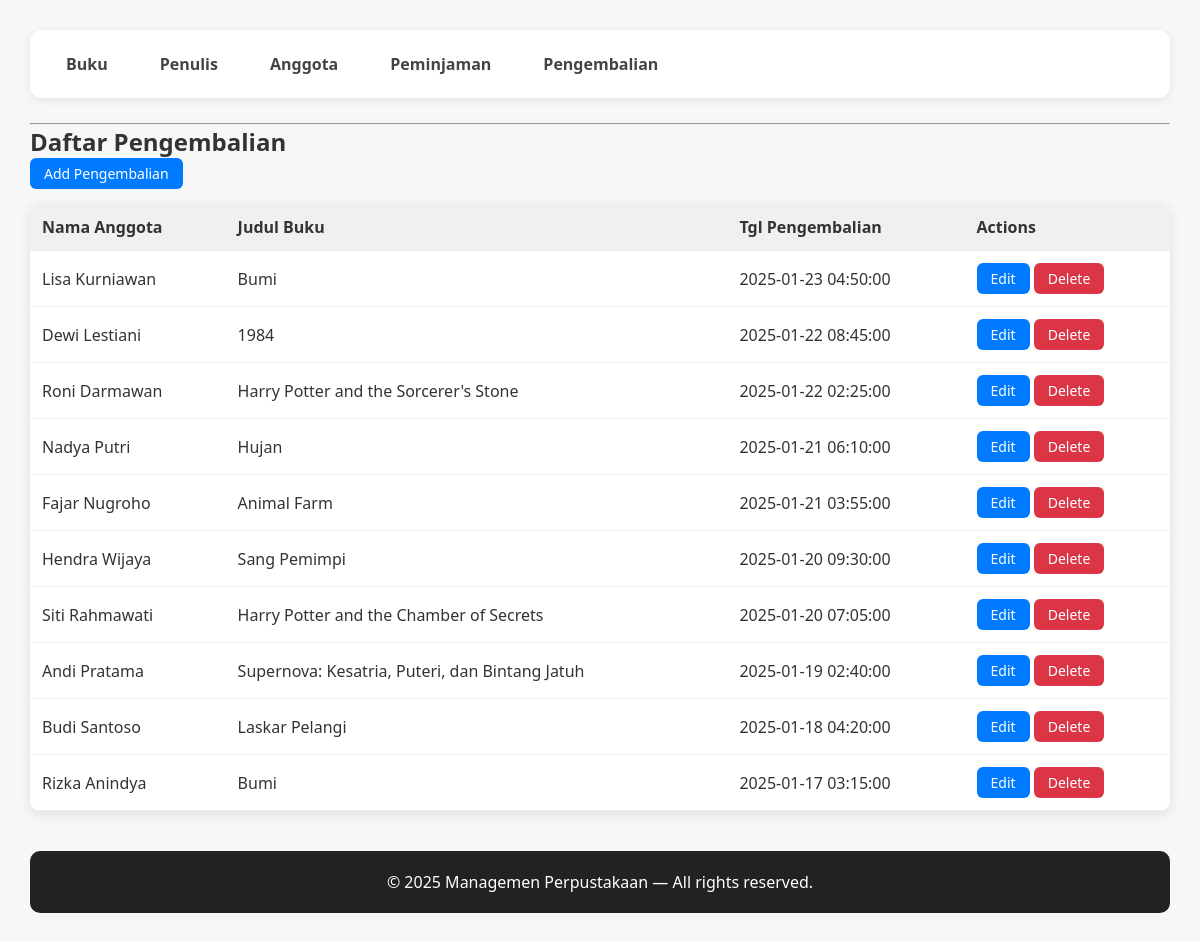
The app's page /index.php?entity=pengembalian with its own data.
### tables this page shows
CREATE TABLE `pengembalian` (
  `id_pengembalian` int(11) NOT NULL,
  `id_peminjaman` int(11) NOT NULL,
  `tanggal_pengembalian` timestamp NOT NULL DEFAULT current_timestamp()
);

CREATE TABLE `anggota` (
  `id_anggota` int(11) NOT NULL,
  `nama_anggota` varchar(255) NOT NULL,
  `email` varchar(255) NOT NULL,
  `alamat` varchar(255) NOT NULL
);

CREATE TABLE `buku` (
  `id_buku` int(11) NOT NULL,
  `judul` varchar(255) NOT NULL,
  `penulis` int(11) NOT NULL,
  `tahun_terbit` int(11) NOT NULL,
  `stok` int(11) NOT NULL
);

### models/Pengembalian.php (called while the page is built, shortened)
<?php
require_once "config/Database.php";
class Pengembalian{
    private $conn;
    private $table = "pengembalian";
    public function __construct() {
        $database = new Database();
        $this->conn = $database->getConnection();
    }
    public function getAll(){
        $query = "SELECT k.*, p.anggota AS id_anggota, p.buku AS id_buku, a.nama_anggota, b.judul
                  FROM " . $this->table . " k
                  JOIN peminjaman p ON k.id_peminjaman = p.id_peminjaman
                  JOIN anggota a ON p.anggota = a.id_anggota
                  JOIN buku b ON p.buku = b.id_buku
                  ORDER BY k.id_pengembalian DESC";
        $stmt = $this->conn->prepare($query);
        $stmt->execute();
        return $stmt->fetchAll(PDO::FETCH_ASSOC);
    }
}

### config/Database.php (called while the page is built, shortened)
<?php
class Database{
    private $host = "localhost";
    private $database = "db_perpus";
    private $username = "root";
    private $password = "";
    public function getConnection(){
        $this->conn = null;
        try {
            $this->conn = new PDO("mysql:host=" . $this->host . ";dbname=" . $this->database, $this->username, $this->password);
            $this->conn->setAttribute(PDO::ATTR_ERRMODE, PDO::ERRMODE_EXCEPTION);
        } catch (PDOException $exception) {
            echo "Connection error: " . $exception->getMessage();
        }
        return $this->conn;
    }
}

### models/Peminjaman.php (called while the page is built, shortened)
<?php
require_once "config/Database.php";
class Peminjaman{
    public function __construct(){
        $database = new Database();
    }
}

### viewmodels/PengembalianViewModel.php (called while the page is built, shortened)
<?php
require_once 'models/Pengembalian.php';
require_once 'models/Peminjaman.php';
class PengembalianViewModel{
    private $pengembalian;
    public function __construct() {
        $this->pengembalian = new Pengembalian();
    }
    public function getPengembalianList(){
        return $this->pengembalian->getAll();
    }
}

### views/listPengembalian.php (the view)
<?php require_once 'views/templates/header.php'; ?>
<h2 class="mt-4">Daftar Pengembalian</h2>
<a href="index.php?entity=pengembalian&action=add" class="btn btn-primary" style="margin-bottom: 15px; display: inline-block;">Add Pengembalian</a>
<table class="w-full border mt-3">
    <tr>
        <th class="border px-4 py-2">Nama Anggota</th>
        <th class="border px-4 py-2">Judul Buku</th>
        <th class="border px-4 py-2">Tgl Pengembalian</th>
        <th class="border px-4 py-2">Actions</th>
    </tr>
    <?php foreach ($pengembalianList as $k): ?>
        <tr>
            <td class="border px-4 py-2"><?= htmlspecialchars($k['nama_anggota']); ?></td>
            <td class="border px-4 py-2"><?= htmlspecialchars($k['judul']); ?></td>
            <td class="border px-4 py-2"><?= htmlspecialchars($k['tanggal_pengembalian']); ?></td>
            <td class="border px-4 py-2">
                <a href="index.php?entity=pengembalian&action=edit&id_pengembalian=<?= $k['id_pengembalian']; ?>" class="btn btn-primary">Edit</a>
                <a href="index.php?entity=pengembalian&action=delete&id_pengembalian=<?= $k['id_pengembalian']; ?>"
                   onclick="return confirm('Hapus data pengembalian?');" class="btn btn-danger">Delete</a>
            </td>
        </tr>
    <?php endforeach; ?>
</table>
<?php require_once 'views/templates/footer.php'; ?>

### views/templates/header.php (style rules this page uses)
* { margin: 0; padding: 0; box-sizing: border-box; font-family: "Segoe UI", sans-serif; }
body { background: #f7f7f7; padding: 30px; color: #333; }
table { width: 100%; border-collapse: collapse; background: white; border-radius: 10px; overflow: hidden; box-shadow: 0 3px 12px rgba(0, 0, 0, 0.1); }
th, td { padding: 12px; border-bottom: 1px solid #eee; }
th { background: #f0f0f0; font-weight: bold; text-align: left; }
.btn { padding: 6px 14px; border-radius: 6px; text-decoration: none; font-size: 14px; display: inline-block; }
.btn-primary { background: #007bff; color: white; }
.btn-danger { background: #dc3545; color: white; }

### records on screen
pengembalian: anggota.nama_anggota "Lisa Kurniawan", buku.judul "Bumi", tanggal_pengembalian "2025-01-23 04:50:00"
pengembalian: anggota.nama_anggota "Dewi Lestiani", buku.judul "1984", tanggal_pengembalian "2025-01-22 08:45:00"
pengembalian: anggota.nama_anggota "Roni Darmawan", buku.judul "Harry Potter and the Sorcerer's Stone", tanggal_pengembalian "2025-01-22 02:25:00"
pengembalian: anggota.nama_anggota "Nadya Putri", buku.judul "Hujan", tanggal_pengembalian "2025-01-21 06:10:00"
pengembalian: anggota.nama_anggota "Fajar Nugroho", buku.judul "Animal Farm", tanggal_pengembalian "2025-01-21 03:55:00"
pengembalian: anggota.nama_anggota "Hendra Wijaya", buku.judul "Sang Pemimpi", tanggal_pengembalian "2025-01-20 09:30:00"
pengembalian: anggota.nama_anggota "Siti Rahmawati", buku.judul "Harry Potter and the Chamber of Secrets", tanggal_pengembalian "2025-01-20 07:05:00"
pengembalian: anggota.nama_anggota "Andi Pratama", buku.judul "Supernova: Kesatria, Puteri, dan Bintang Jatuh", tanggal_pengembalian "2025-01-19 02:40:00"
pengembalian: anggota.nama_anggota "Budi Santoso", buku.judul "Laskar Pelangi", tanggal_pengembalian "2025-01-18 04:20:00"
pengembalian: anggota.nama_anggota "Rizka Anindya", buku.judul "Bumi", tanggal_pengembalian "2025-01-17 03:15:00"
